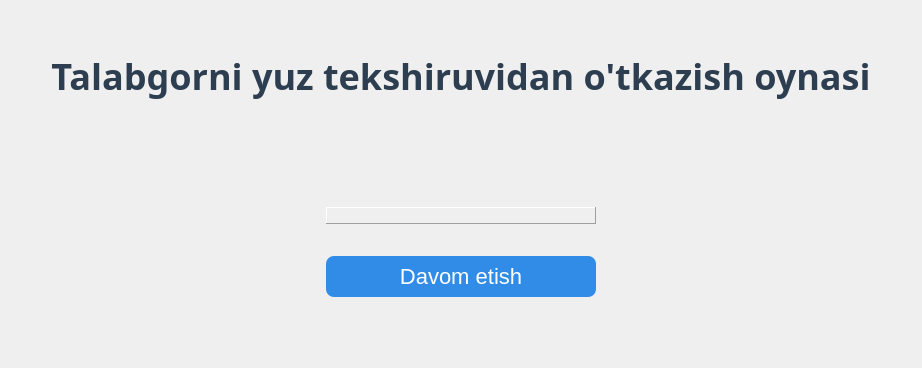
      <widget class="QWidget" name="page_face">
       <layout class="QGridLayout" name="gridLayout_3">
        <item row="1" column="1">
         <layout class="QVBoxLayout" name="verticalLayout_11">
          <item>
           <widget class="QLabel" name="label_face_check">
            <property name="sizePolicy">
             <sizepolicy hsizetype="Preferred" vsizetype="Preferred">
              <horstretch>0</horstretch>
              <verstretch>0</verstretch>
             </sizepolicy>
            </property>
            <property name="font">
             <font>
              <family>Segoe UI,Arial</family>
              <pointsize>-1</pointsize>
              <weight>75</weight>
              <bold>true</bold>
             </font>
            </property>
            <property name="styleSheet">
             <string notr="true">QLabel {
    color: #2c3e50;
    font-size: 36px;
    font-weight: bold;
    font-family: &quot;Segoe UI&quot;, &quot;Arial&quot;;
}</string>
            </property>
            <property name="text">
             <string>Talabgorni yuz tekshiruvidan o'tkazish oynasi</string>
            </property>
            <property name="alignment">
             <set>Qt::AlignCenter</set>
            </property>
           </widget>
          </item>
          <item>
           <spacer name="verticalSpacer_4">
            <property name="orientation">
             <enum>Qt::Vertical</enum>
            </property>
            <property name="sizeHint" stdset="0">
             <size>
              <width>20</width>
              <height>100</height>
             </size>
            </property>
           </spacer>
          </item>
          <item>
           <layout class="QHBoxLayout" name="horizontalLayout_4">
            <item>
             <widget class="QLabel" name="label_13">
              <property name="text">
               <string/>
              </property>
              <property name="scaledContents">
               <bool>true</bool>
              </property>
              <property name="alignment">
               <set>Qt::AlignCenter</set>
              </property>
             </widget>
            </item>
            <item>
             <layout class="QVBoxLayout" name="verticalLayout_2">
              <item>
               <widget class="QLabel" name="label_video_box">
                <property name="enabled">
                 <bool>true</bool>
                </property>
                <property name="sizePolicy">
                 <sizepolicy hsizetype="Preferred" vsizetype="Preferred">
                  <horstretch>0</horstretch>
                  <verstretch>0</verstretch>
                 </sizepolicy>
                </property>
                <property name="font">
                 <font>
                  <family>Calibri</family>
                 </font>
                </property>
                <property name="frameShape">
                 <enum>QFrame::Panel</enum>
                </property>
                <property name="frameShadow">
                 <enum>QFrame::Raised</enum>
                </property>
                <property name="text">
                 <string/>
                </property>
                <property name="pixmap">
                 <pixmap>:/static/img1.jpg</pixmap>
                </property>
                <property name="scaledContents">
                 <bool>true</bool>
                </property>
                <property name="alignment">
                 <set>Qt::AlignCenter</set>
                </property>
               </widget>
              </item>
              <item>
               <widget class="QLabel" name="label_result_face_candidate">
                <property name="font">
                 <font>
                  <family>Calibri</family>
                  <pointsize>12</pointsize>
                 </font>
                </property>
                <property name="frameShadow">
                 <enum>QFrame::Plain</enum>
                </property>
                <property name="text">
                 <string/>
                </property>
                <property name="scaledContents">
                 <bool>true</bool>
                </property>
                <property name="alignment">
                 <set>Qt::AlignCenter</set>
                </property>
               </widget>
              </item>
              <item>
               <widget class="QPushButton" name="btn_candidate_next">
                <property name="sizePolicy">
                 <sizepolicy hsizetype="Preferred" vsizetype="Preferred">
                  <horstretch>0</horstretch>
                  <verstretch>0</verstretch>
                 </sizepolicy>
                </property>
                <property name="font">
                 <font>
                  <pointsize>-1</pointsize>
                 </font>
                </property>
                <property name="styleSheet">
                 <string notr="true">QPushButton {
    background-color: #318CE7;
    color: white;
    border: none;
    border-radius: 8px;
    padding: 8px 16px;
    font-size: 22px;
}

QPushButton:hover {
    background-color: #2980b9;
}

QPushButton:pressed {
    background-color: #1c6ea4;
    padding-left: 10px;
    padding-top: 10px;
}
</string>
                </property>
                <property name="text">
                 <string>Davom etish</string>
                </property>
                <property name="autoDefault">
                 <bool>true</bool>
                </property>
                <property name="default">
                 <bool>true</bool>
                </property>
               </widget>
              </item>
             </layout>
            </item>
            <item>
             <widget class="QLabel" name="label_14">
              <property name="text">
               <string/>
              </property>
              <property name="scaledContents">
               <bool>true</bool>
              </property>
              <property name="alignment">
               <set>Qt::AlignCenter</set>
              </property>
             </widget>
            </item>
           </layout>
          </item>
         </layout>
        </item>
        <item row="1" column="0">
         <spacer name="horizontalSpacer_3">
          <property name="orientation">
           <enum>Qt::Horizontal</enum>
          </property>
          <property name="sizeHint" stdset="0">
           <size>
            <width>40</width>
            <height>20</height>
           </size>
          </property>
         </spacer>
        </item>
        <item row="1" column="2">
         <spacer name="horizontalSpacer_4">
          <property name="orientation">
           <enum>Qt::Horizontal</enum>
          </property>
          <property name="sizeHint" stdset="0">
           <size>
            <width>40</width>
            <height>20</height>
           </size>
          </property>
         </spacer>
        </item>
        <item row="2" column="1">
         <widget class="QLabel" name="label_11">
          <property name="text">
           <string/>
          </property>
         </widget>
        </item>
        <item row="0" column="1">
         <spacer name="verticalSpacer_5">
          <property name="orientation">
           <enum>Qt::Vertical</enum>
          </property>
          <property name="sizeHint" stdset="0">
           <size>
            <width>20</width>
            <height>40</height>
           </size>
          </property>
         </spacer>
        </item>
        <item row="3" column="1">
         <spacer name="verticalSpacer_6">
          <property name="orientation">
           <enum>Qt::Vertical</enum>
          </property>
          <property name="sizeHint" stdset="0">
           <size>
            <width>20</width>
            <height>40</height>
           </size>
          </property>
         </spacer>
        </item>
       </layout>
      </widget>
